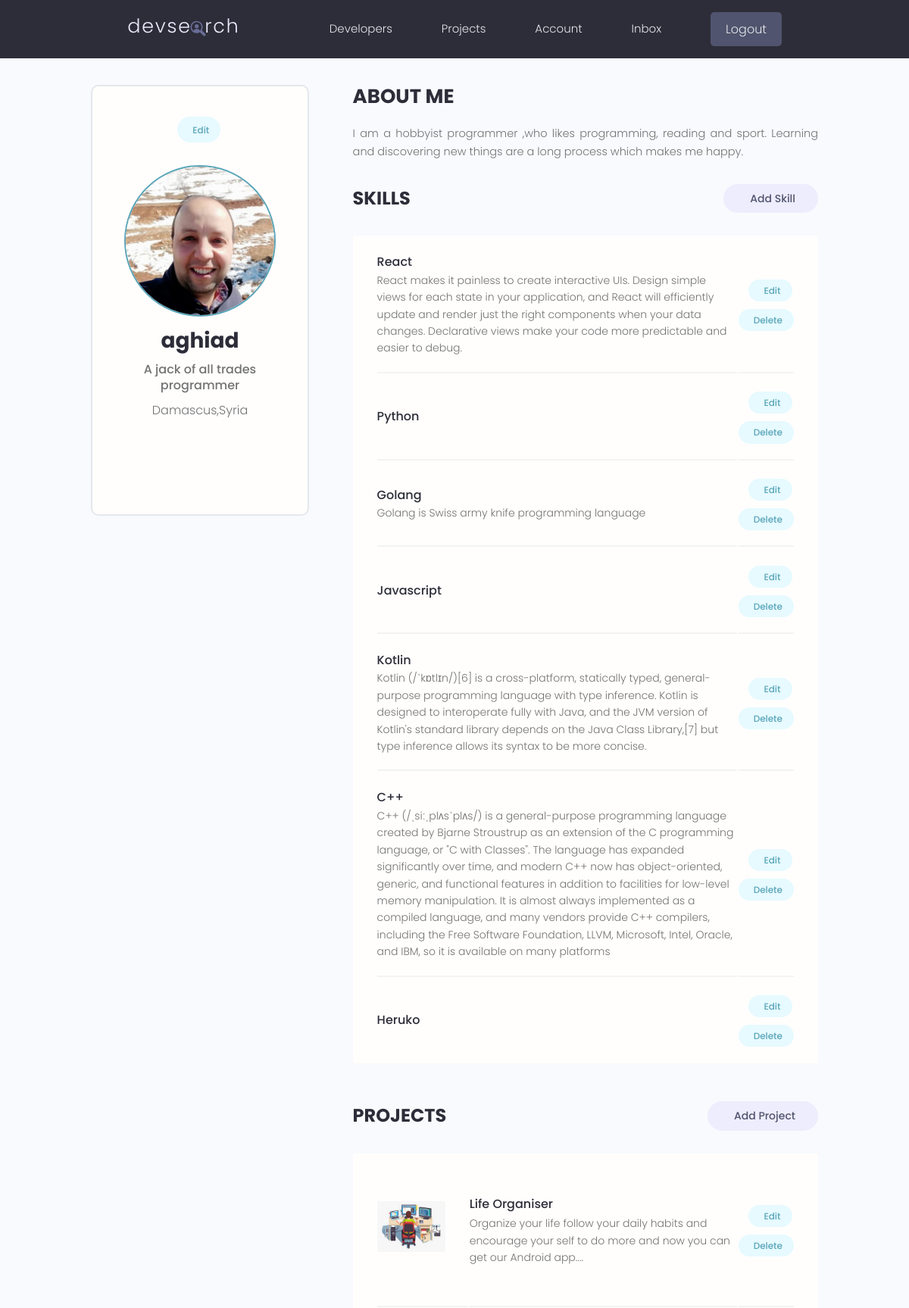
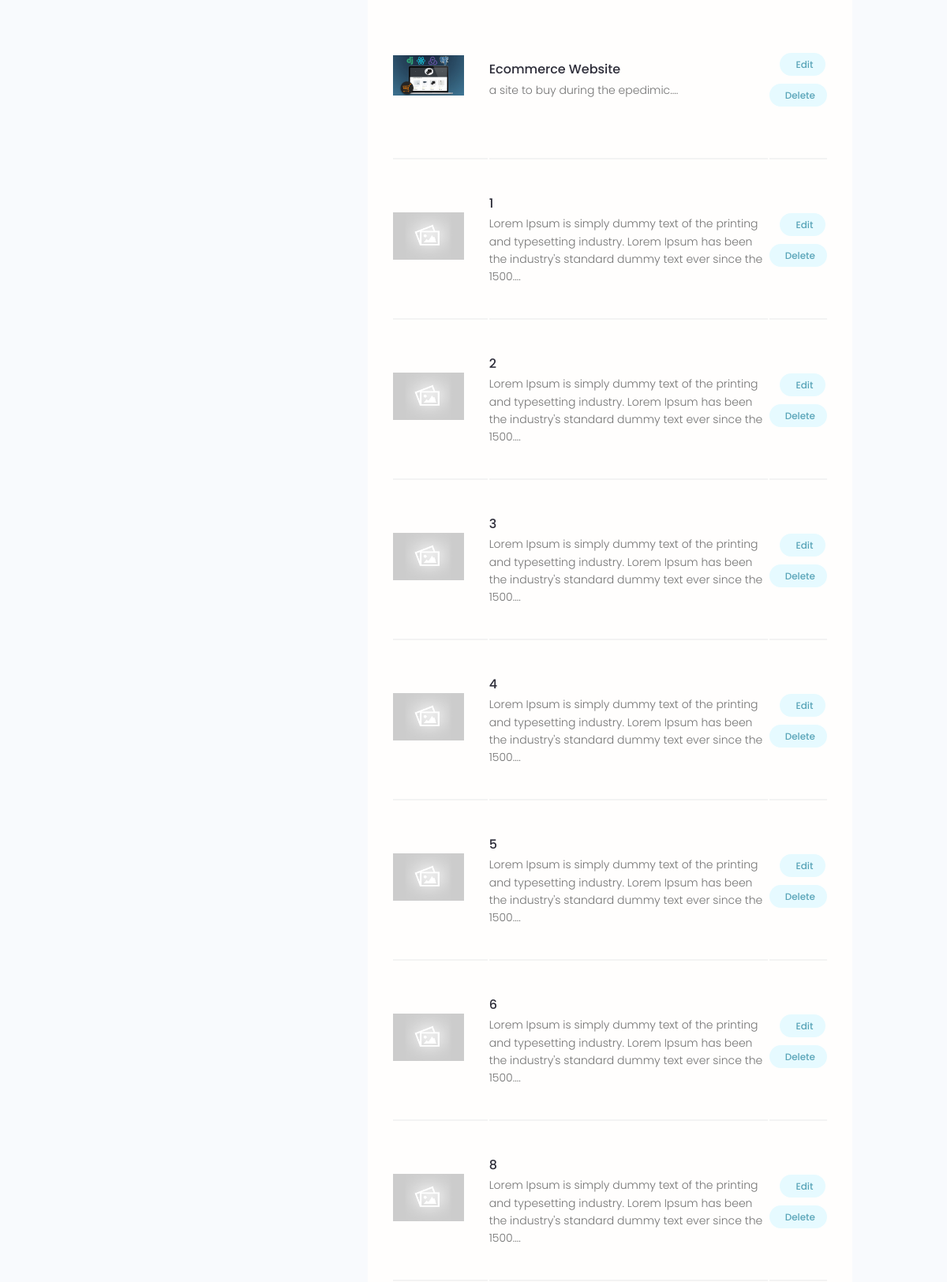
The app's page /account/ (signed in, upper part) with its own data (2 pictures, top to bottom).
### users/models.py (models this page shows, shortened)
class Profile(models.Model):
    user=models.OneToOneField(User,on_delete=models.CASCADE,null=True,blank=True)
    name=models.CharField(max_length=200,null=True,blank=True)
    email=models.EmailField(max_length=200,null=True,blank=True)
    username=models.CharField(max_length=200,blank=True,null=True)
    location=models.CharField(max_length=200,blank=True,null=True)
    short_intro=models.CharField(max_length=200,null=True,blank=True)
    bio=models.TextField(blank=True,null=True)
    profile_image=models.ImageField(blank=True,null=True,upload_to='profiles/',default='profiles/user-default.png')
    social_github=models.CharField(max_length=200,null=True,blank=True)
    social_twitter=models.CharField(max_length=200,null=True,blank=True)
    social_linkedin=models.CharField(max_length=200,null=True,blank=True)
    social_youtube=models.CharField(max_length=200,null=True,blank=True)
    social_website=models.CharField(max_length=200,null=True,blank=True)
    created=models.DateTimeField(auto_now_add=True)
    id=models.UUIDField(editable=False,primary_key=True,default=uuid.uuid4,unique=True)

class Skill(models.Model):
    owner=models.ForeignKey(
        Profile,on_delete=models.CASCADE,null=True,blank=True)
    name=models.CharField(max_length=200,null=True,blank=True)
    description=models.TextField(null=True,blank=True)
    created=models.DateTimeField(auto_now_add=True)
    id=models.UUIDField(
        default=uuid.uuid4,primary_key=True,unique=True,editable=False)

### projects/models.py (models this page shows, shortened)
class Project(models.Model):
    owner=models.ForeignKey(Profile,null=True,blank=True,on_delete=SET_NULL)
    title=models.CharField(max_length=200)
    description=models.TextField(null=True,blank=True)
    demo_link=models.CharField(max_length=2000,null=True,blank=True)
    source_link=models.CharField(max_length=2000,null=True,blank=True)
    featured_image=models.ImageField(null=True,blank=True,default='default.jpg')
    tags=models.ManyToManyField('Tag',blank=True)
    votes_total=models.IntegerField(default=0,null=True,blank=True)
    votes_ratio=models.IntegerField(default=0,null=True,blank=True)
    created=models.DateTimeField(auto_now_add=True)
    id=models.UUIDField(default=uuid.uuid4,primary_key=True,unique=True,editable=False)
    class Meta:
        ordering=['-votes_ratio','-votes_total','title']

### users/views.py (the view)
# urls.py: path('account/',views.userAccount,name='account'),
@login_required(login_url="login")
def userAccount(request):
    profile=request.user.profile
    skills=profile.skill_set.all()
    projects=profile.project_set.all()
    context={'profile':profile,'skills':skills,'projects':projects}
    return render(request,'users/account.html',context)

### users/templates/users/account.html (shortened to what this page needs)
{% extends 'main.html' %}
{% block content%}
  <main class="settingsPage profile my-md">
    <div class="container">
      <div class="layout">
        <div class="column column--1of3">
          <div class="card text-center">
            <div class="card__body dev">
              <a class="tag tag--pill tag--main settings__btn" href="{% url 'edit-account' %}"> Edit</a>
              <img class="avatar avatar--xl dev__avatar" src="{{profile.profile_image.url}}" />
              <h2 class="dev__name">{{profile.username}}</h2>
              <p class="dev__title">{{profile.short_intro}}</p>
              <p class="dev__location">{{profile.location}}</p>
              <ul class="dev__social">
              </ul>
            </div>
          </div>
        </div>
        <div class="column column--2of3">
          <div class="devInfo">
            <h3 class="devInfo__title">About Me</h3>
            <p class="devInfo__about">
             {{profile.bio}}
            </p>
          </div>
          <div class="settings">
            <h3 class="settings__title">Skills</h3>
            <a class="tag tag--pill tag--sub settings__btn tag--lg" href="{% url 'create-skill' %}"> Add Skill</a>
          </div>
          <table class="settings__table">
            {% for skill in skills %}
            <tr>
              <td class="settings__tableInfo">
                <h4>{{skill.name}}</h4>
                <p>
                 {{skill.description}}
                </p>
              </td>
              <td class="settings__tableActions">
                <a class="tag tag--pill tag--main settings__btn" href="{% url 'update-skill' skill.id %}"> Edit</a>
                <a class="tag tag--pill tag--main settings__btn" href="{% url 'delete-skill' skill.id %}?next=/account">
                  Delete</a>
              </td>
            </tr>
            {% endfor %}
          </table>
          <div class="settings">
            <h3 class="settings__title">Projects</h3>
            <a class="tag tag--pill tag--sub settings__btn tag--lg" href="{% url 'create-project' %}"> Add Project</a>
          </div>
          <table class="settings__table">
            {% for project in projects%}
            <tr>
              <td class="settings__thumbnail">
                <a href="{% url 'project' project.id %}"><img src="{{project.featured_image.url}}" alt="Project Thumbnail" /></a>
              </td>
              <td class="settings__tableInfo">
                <a href="{% url 'project' project.id %}">{{project.title}}</a>
                <p>
                  {{project.description|slice:150}}....
                </p>
              </td>
              <td class="settings__tableActions">
                <a class="tag tag--pill tag--main settings__btn" href="{% url 'update-project' project.id %}"> Edit</a>
                <a class="tag tag--pill tag--main settings__btn" href="{% url 'delete-project' project.id %}?next=/account">
                  Delete</a>
              </td>
            </tr>
            {% endfor %}
          </table>
        </div>
      </div>
    </div>
  </main>
{% endblock content %}

### static/styles/app.css (style rules this page uses)
:root { --color-sub: #2d2d39; }
.card { border: 2px solid var(--color-light); }
img { width: 100%; }
.profile .card > .dev { padding: 4rem; }
.dev__avatar { display: block; margin: auto; }
.dev__name { color: var(--color-sub); font-size: 2.8rem; font-weight: 700; margin-top: 1rem; margin-bottom: 0.5rem; }
.dev__title { font-size: 1.6rem; font-weight: 500; line-height: 1.3; }
.dev__location { margin-top: 1rem; }
.dev__social { margin: 3rem 0; list-style: none; display: flex; justify-content: center; gap: 1.5rem; }
.devInfo { margin-bottom: 3rem; }
.devInfo__title, .devInfo__subtitle { font-size: 2.6rem; color: var(--color-sub); text-transform: uppercase; font-weight: 700; margin-bottom: 1.5rem; }
.devInfo__about, .devSkill__info { font-size: 1.45rem; line-height: 1.7; text-align: justify; }
.settingsPage .dev > .settings__btn { display: inline-block; margin-bottom: 3rem; }
.settings { display: flex; justify-content: space-between; align-items: center; }
.settings__title { font-size: 2.4rem; text-transform: uppercase; font-weight: 700; color: var(--color-sub); }
.settings__table { margin-top: 3rem; margin-bottom: 5rem; padding: 0 3rem; background: var(--color-white); }
.settings__table tr { width: 100%; }
.settings__table tr > td { padding: 2rem 0; }
.settings__table tr:not(:last-child) td { border-bottom: 2px solid var(--color-white-light); }
.settings__thumbnail { width: 23%; min-width: 10rem; }
.settings__thumbnail img { padding-right: 3rem; height: 15rem; object-fit: contain; }
.settings__tableInfo { width: 100%; }
.settings__tableInfo h4, .settings__tableInfo a { padding-right: 1rem; width: auto; font-size: 1.6rem; font-weight: 500; color: var(--color-sub); }
.settings__tableInfo p { font-size: 1.4rem; }
.settings__tableActions { text-align: right; }

### static/uikit/styles/modules/_variables.css (style rules this page uses)
:root { --color-main: #5aa5b9; --color-main-light: #e6faff; --color-sub: #3f4156; --color-sub-light: #51546e; --color-sub-lighter: #ededfd; --color-text: #737373; --color-gray: #8b8b8b; --color-light: #e5e7eb; --color-light-gray: #767676; --color-bg: #f8fafd; --color-white: #fffefd; --color-white-light: #f3f3f3; --color-success: #359e64; --color-success-bg: #def8e8; --color-error: #fc4b0b; --color-error-bg: #fff2ee; --font-base: 'Poppins', arial, helvetica, 'Segoe UI', roboto, ubuntu, sans-serif; --font-monospace: 'Fira Code', 'Courier New', courier, monospace; --font-regular: 300; --font-medium: 500; --font-bold: 700; --generic-shadow: 1px 1px 5px #00000010; --generic-transition: all 0.3s ease-in-out; }

### static/uikit/styles/modules/_base.css (style rules this page uses)
* { margin: 0; padding: 0; box-sizing: border-box; text-rendering: optimizeLegibility; color: inherit; font-size: inherit; }
html { font-size: 50%; }
@media only screen and (min-width: 480px) { html { font-size: 56.25%; } }
@media only screen and (min-width: 1200px) { html { font-size: 62.5%; } }
body { line-height: 1.6; font-weight: 400; font-size: 1.5rem; color: var(--color-text); background-color: var(--color-bg); min-height: 100vh; }

### static/uikit/styles/modules/_typography.css (style rules this page uses)
* { font-family: var(--font-base); }
h2 { font-size: 3.6rem; font-weight: var(--font-bold); }
h3 { font-size: 3.2rem; font-weight: var(--font-medium); }
h4 { font-size: 2.8rem; font-weight: var(--font-medium); }
p, span, strong { font-size: 1.6rem; color: var(--color-text); font-weight: var(--font-regular); }
a { padding-bottom: 2px; text-decoration: none; display: inline-block; color: var(--color-main); font-weight: var(--font-medium); }

### static/uikit/styles/modules/_utilities.css (style rules this page uses)
.container { width: 92%; max-width: 165rem; margin: 0 auto; box-sizing: border-box; }
@media screen and (min-width: 1000px) { .container { width: 90%; } }
@media screen and (min-width: 1200px) { .container { width: 80%; } }
.text-center { text-align: center; }
.my-md { margin: 3rem auto; }

### static/uikit/styles/modules/_avatar.css (style rules this page uses)
.avatar { border-radius: 50%; border: 2px solid var(--color-main); object-fit: cover; }
.avatar--xl { height: 20rem; width: 20rem; }

### static/uikit/styles/modules/_card.css (style rules this page uses)
.card { border-radius: 1rem; background-color: var(--color-white); border: 1.5px solid var(--color-light); width: auto; height: auto; margin-top: 0.5rem; margin-bottom: 0.5rem; overflow: hidden; }
.card__body, .card__header { padding: 2rem 2.5rem; }

### static/uikit/styles/modules/_layout.css (style rules this page uses)
.layout { display: flex; flex-flow: row wrap; justify-content: space-between; }
.layout > .column { margin-bottom: 3rem; }
.layout > .column.column--1of3 { flex-basis: 30%; }
.layout > .column.column--2of3 { flex-basis: 64%; }

### records on screen
Profile: profile_image (picture), username "aghiad", short_intro "A jack of all trades programmer", location "Damascus,Syria", bio "I am a hobbyist programmer ,who likes programming, reading and sport. Learning and discovering new things are a long process which makes me happy."
Skill: name "React", description "React makes it painless to create interactive UIs. Design simple views for each state in your application, and React will efficiently update and render just the right components when your data changes. Declarative views make your code more predictable and easier to debug."
Skill: name "Python"
Skill: name "Golang", description "Golang is Swiss army knife programming language"
Skill: name "Javascript"
Skill: name "Kotlin", description "Kotlin (/ˈkɒtlɪn/)[6] is a cross-platform, statically typed, general-purpose programming language with type inference. Kotlin is designed to interoperate fully with Java, and the JVM version of Kotlin's standard library depends on the Java Class Library,[7] but type inference allows its syntax to be more concise."
Skill: name "C++", description "C++ (/ˌsiːˌplʌsˈplʌs/) is a general-purpose programming language created by Bjarne Stroustrup as an extension of the C programming language, or \"C with Classes\". The language has expanded significantly over time, and modern C++ now has object-oriented, generic, and functional features in addition to facilities for low-level memory manipulation. It is almost always implemented as a compiled language, and many vendors provide C++ compilers, including the Free Software Foundation, LLVM, Microsoft, Intel, Oracle, and IBM, so it is available on many platforms"
Skill: name "Heruko"
Project: featured_image (picture), title "Life Organiser", description "Organize your life follow your daily habits and encourage your self to do more and now you can get our Android app"
Project: featured_image (picture), title "Ecommerce Website", description "a site to buy during the epedimic"
Project: featured_image (placeholder picture), title "1", description "Lorem Ipsum is simply dummy text of the printing and typesetting industry. Lorem Ipsum has been the industry's standard dummy text ever since the 1500"
Project: featured_image (placeholder picture), title "2", description "Lorem Ipsum is simply dummy text of the printing and typesetting industry. Lorem Ipsum has been the industry's standard dummy text ever since the 1500"
Project: featured_image (placeholder picture), title "3", description "Lorem Ipsum is simply dummy text of the printing and typesetting industry. Lorem Ipsum has been the industry's standard dummy text ever since the 1500"
Project: featured_image (placeholder picture), title "4", description "Lorem Ipsum is simply dummy text of the printing and typesetting industry. Lorem Ipsum has been the industry's standard dummy text ever since the 1500"
Project: featured_image (placeholder picture), title "5", description "Lorem Ipsum is simply dummy text of the printing and typesetting industry. Lorem Ipsum has been the industry's standard dummy text ever since the 1500"
Project: featured_image (placeholder picture), title "6", description "Lorem Ipsum is simply dummy text of the printing and typesetting industry. Lorem Ipsum has been the industry's standard dummy text ever since the 1500"
Project: featured_image (placeholder picture), title "8", description "Lorem Ipsum is simply dummy text of the printing and typesetting industry. Lorem Ipsum has been the industry's standard dummy text ever since the 1500"
